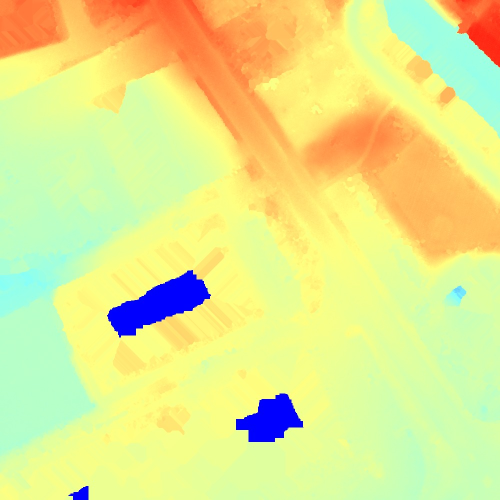
#> input picture data/sites/paquet_jardin/lidar/dtm_15cm/dtm_15cm_r00_c00.jpg, 1000 x 1000 px (shown at 1/2 size)
$ python -i textures.py   (imports and definitions only)
#> lines starting #> are read from the running program, lines starting #| are printed output that depends on the picture
"""Textures procédurales du décor de rendu (lot L2b) : écorce, grappes de feuilles (avec alpha), mortier des joints,
albédo de la peinture routière, brins d'herbe. numpy + PIL, graines fixes : deux exécutions donnent les mêmes octets.

Ces textures ne servent qu'au rendu de contrôle (aucune donnée de la route) : elles donnent aux matériaux qui n'en ont
pas dans la bibliothèque (arbres du décor, mortier, peinture) une carte d'albédo, pour que 100 % des maillages visibles
soient texturés (critère M1). Sortie : <dossier>/<nom>.png ; renvoie {nom: chemin}.
"""
import hashlib
from pathlib import Path

import numpy as np


def _bruit(rng, n, octaves=5, persistance=0.55, periodique=True):
    """Bruit fractal 2D périodique (somme d'octaves de bruit de valeur interpolé), valeurs dans [0, 1]."""
    out = np.zeros((n, n))
    amp, tot = 1.0, 0.0
    for o in range(octaves):
        f = 4 * 2 ** o
        g = rng.random((f, f))
        x = np.linspace(0, f, n, endpoint=False)
        i0 = np.floor(x).astype(int) % f
        i1 = (i0 + 1) % f
        t = x - np.floor(x)
        t = t * t * (3 - 2 * t)
        a = g[i0][:, i0] * (1 - t)[None, :] + g[i0][:, i1] * t[None, :]
        b = g[i1][:, i0] * (1 - t)[None, :] + g[i1][:, i1] * t[None, :]
        out += amp * (a * (1 - t)[:, None] + b * t[:, None])
        tot += amp
        amp *= persistance
    out /= tot
    return (out - out.min()) / max(out.max() - out.min(), 1e-9)


def _srgb8(lin):
    lin = np.clip(lin, 0, 1)
    s = np.where(lin <= 0.0031308, 12.92 * lin, 1.055 * np.power(lin, 1 / 2.4) - 0.055)
    return (s * 255 + 0.5).astype(np.uint8)


# [62 lines left out: functions ecorce, feuilles, mortier, peinture, herbe_brin, not called in this run]


GENERATEURS = {"ecorce": ecorce, "feuilles": feuilles, "mortier": mortier, "peinture_albedo": peinture,
               "herbe_brin": herbe_brin}


# [17 lines left out: function generer, not called in this run]


def empreintes(chemins):
    return {k: hashlib.sha256(Path(v).read_bytes()).hexdigest() for k, v in chemins.items()}


def macro_variation(src, dst, n=4, amplitude=0.13, graine=5, cote=1024):
    """Texture « macro » sans répétition visible : la tuile de la bibliothèque (src) répétée n × n (raccords d'origine
    gardés : aucune couture) et modulée par un bruit lisse périodique de période n tuiles (luminance ± amplitude,
    légère variation de teinte) ; écrite en JPEG (dst) si elle a changé. Renvoie dst."""
#> called with dst = 'out.png', n = 4, amplitude = 0.13, graine = 5, cote = 1024
    from PIL import Image
    im = Image.open(src).convert("RGB").resize((cote, cote), Image.LANCZOS)
    a = np.asarray(im, dtype=np.float64) / 255.0
    lin = np.where(a <= 0.04045, a / 12.92, ((a + 0.055) / 1.055) ** 2.4)
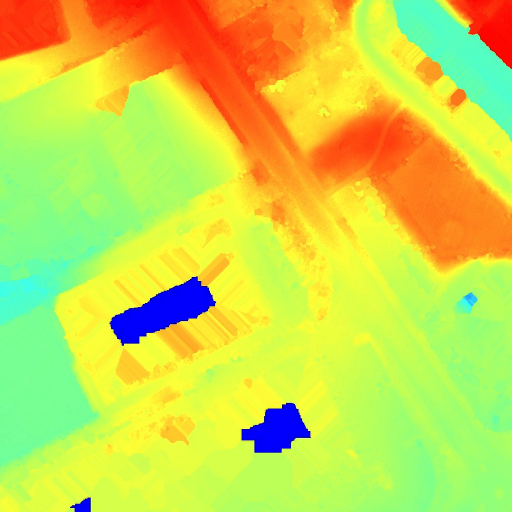
#> lin: shape (1024, 1024, 3) float64 (shown at 1/2 size); mean R, G, B 0.804, 0.85, 0.305
    big = np.tile(lin, (n, n, 1))
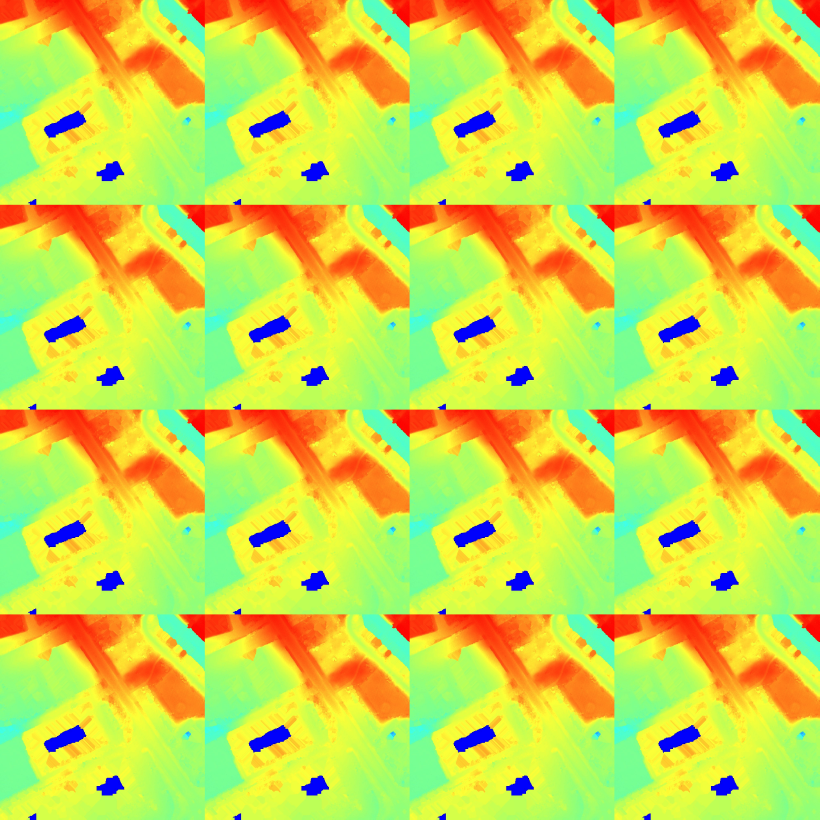
#> big: shape (4096, 4096, 3) float64 (shown at 1/5 size); mean R, G, B 0.804, 0.85, 0.305
    N = big.shape[0]
#> N = 4096
    rng = np.random.default_rng(graine)
    b1 = _bruit(rng, N // 4, 3, 0.5)
    b2 = _bruit(np.random.default_rng(graine + 1), N // 4, 3, 0.5)
    from PIL import Image as I2
    up = lambda b: np.asarray(I2.fromarray((b * 255).astype(np.uint8)).resize((N, N), I2.BICUBIC), float) / 255.0
    m1, m2 = up(b1), up(b2)
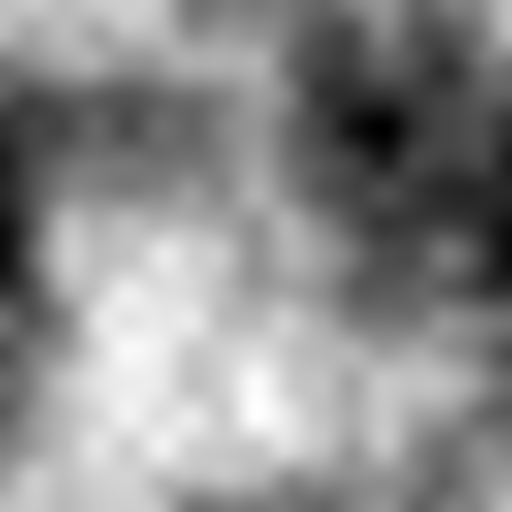
#> b1: shape (1024, 1024) float64 (shown at 1/2 size); min 0, max 1, mean 0.548
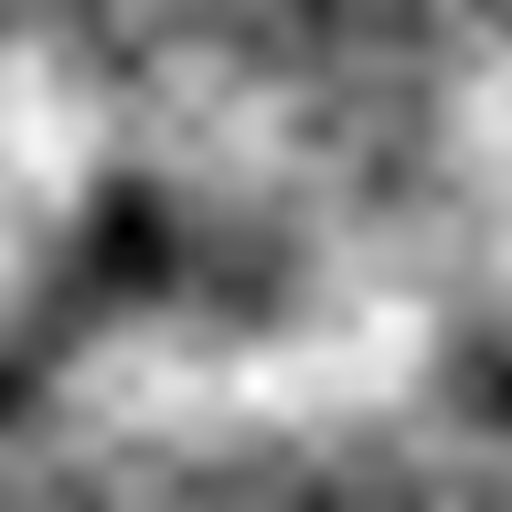
#> b2: shape (1024, 1024) float64 (shown at 1/2 size); min 0, max 1, mean 0.539
    gain = 1.0 + amplitude * (2 * m1 - 1)
    teinte = np.stack([1.0 + 0.06 * (2 * m2 - 1), np.ones_like(m2), 1.0 - 0.06 * (2 * m2 - 1)], axis=-1)
    out = _srgb8(big * gain[:, :, None] * teinte)
    tmp = Path(dst).with_suffix(".tmp.jpg")
    Image.fromarray(out).save(tmp, quality=92, subsampling=0)
    if Path(dst).exists() and Path(dst).read_bytes() == tmp.read_bytes():
        tmp.unlink()
    else:
        tmp.replace(dst)
    return Path(dst)

#> (the run stopped early here; a loop or call above may not have finished)

$ run again, on data/sites/paquet_jardin/lidar/dtm_15cm/dtm_15cm_r00_c01.jpg
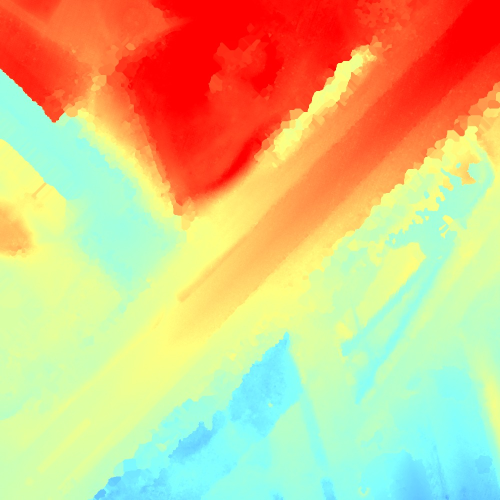
#> input picture data/sites/paquet_jardin/lidar/dtm_15cm/dtm_15cm_r00_c01.jpg, 1000 x 1000 px (shown at 1/2 size)
#> in macro_variation, `lin = np.where(a <= 0.04045, a / 12.92, ((a + 0.055) / 1.055) ** 2.4)`:
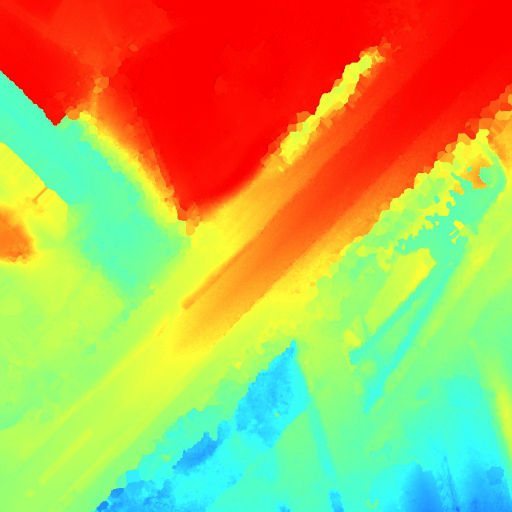
#> lin: shape (1024, 1024, 3) float64 (shown at 1/2 size); mean R, G, B 0.727, 0.687, 0.349
#> in macro_variation, `big = np.tile(lin, (n, n, 1))`:
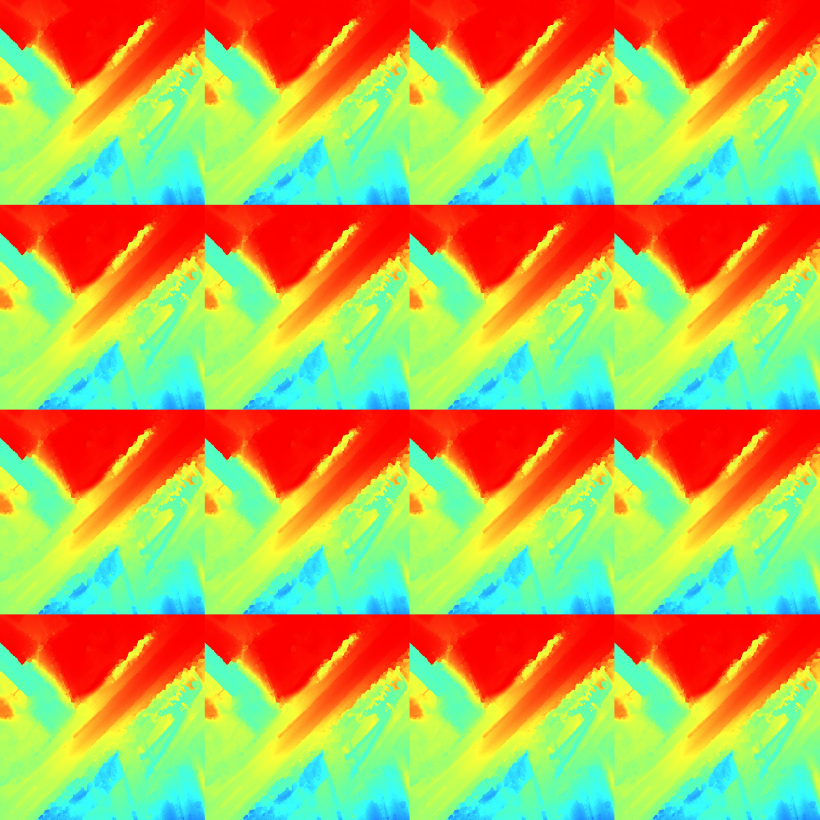
#> big: shape (4096, 4096, 3) float64 (shown at 1/5 size); mean R, G, B 0.727, 0.687, 0.349

$ run again, on data/sites/paquet_jardin/lidar/dtm_15cm/dtm_15cm_r01_c00.jpg
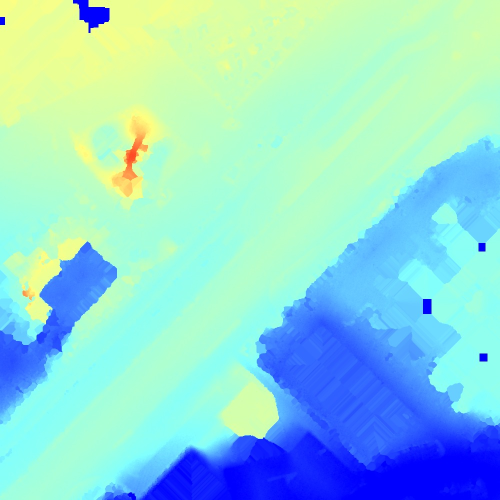
#> input picture data/sites/paquet_jardin/lidar/dtm_15cm/dtm_15cm_r01_c00.jpg, 1000 x 1000 px (shown at 1/2 size)
#> in macro_variation, `lin = np.where(a <= 0.04045, a / 12.92, ((a + 0.055) / 1.055) ** 2.4)`:
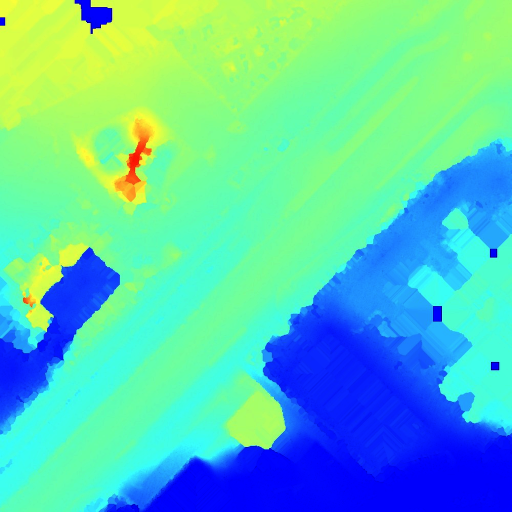
#> lin: shape (1024, 1024, 3) float64 (shown at 1/2 size); mean R, G, B 0.358, 0.786, 0.712
#> in macro_variation, `big = np.tile(lin, (n, n, 1))`:
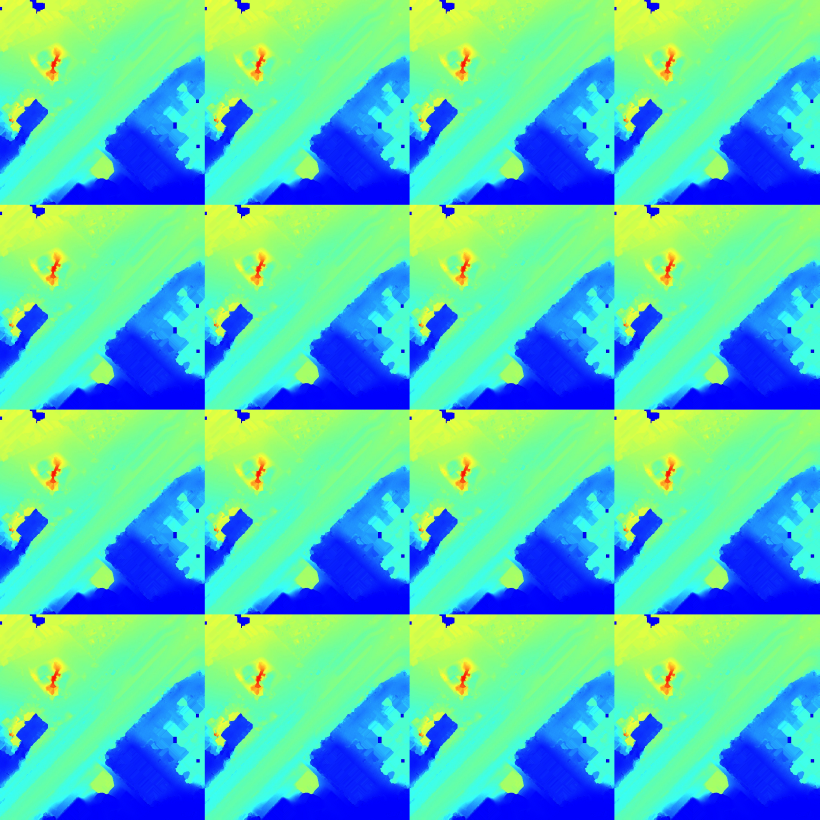
#> big: shape (4096, 4096, 3) float64 (shown at 1/5 size); mean R, G, B 0.358, 0.786, 0.712

$ run again, on data/sites/paquet_jardin/lidar/dtm_15cm/dtm_15cm_r01_c01.jpg
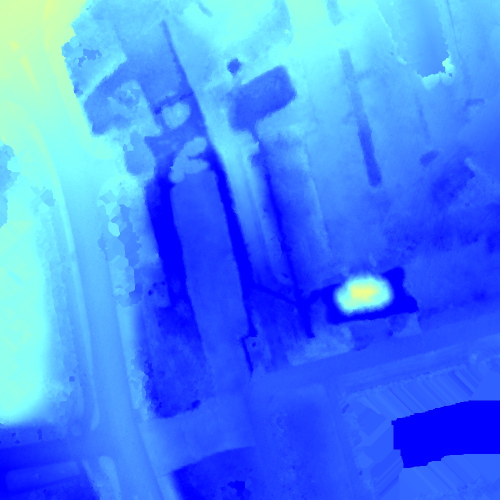
#> input picture data/sites/paquet_jardin/lidar/dtm_15cm/dtm_15cm_r01_c01.jpg, 1000 x 1000 px (shown at 1/2 size)
#> in macro_variation, `lin = np.where(a <= 0.04045, a / 12.92, ((a + 0.055) / 1.055) ** 2.4)`:
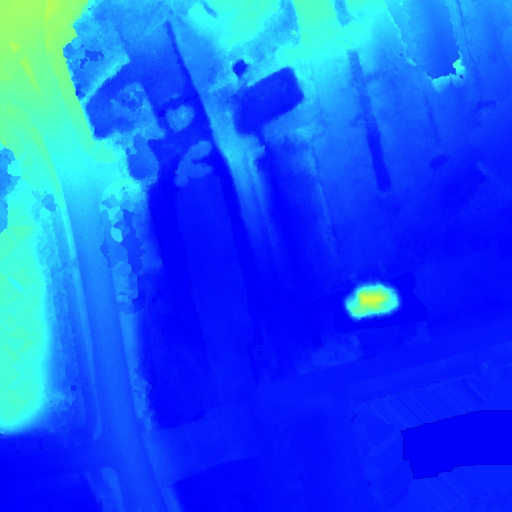
#> lin: shape (1024, 1024, 3) float64 (shown at 1/2 size); mean R, G, B 0.0898, 0.339, 0.966
#> in macro_variation, `big = np.tile(lin, (n, n, 1))`:
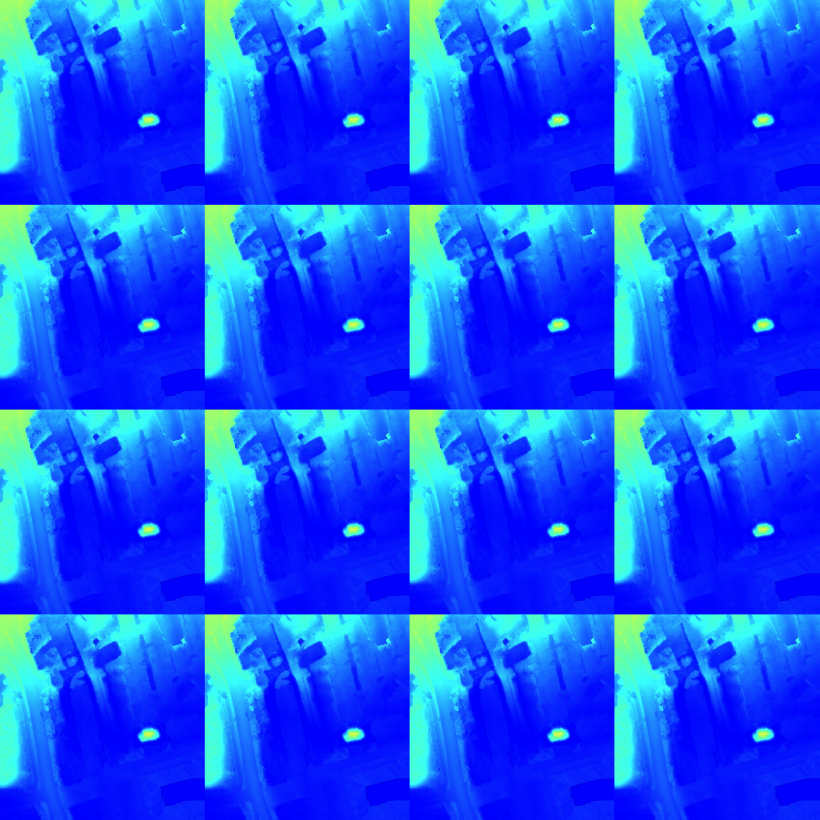
#> big: shape (4096, 4096, 3) float64 (shown at 1/5 size); mean R, G, B 0.0898, 0.339, 0.966
